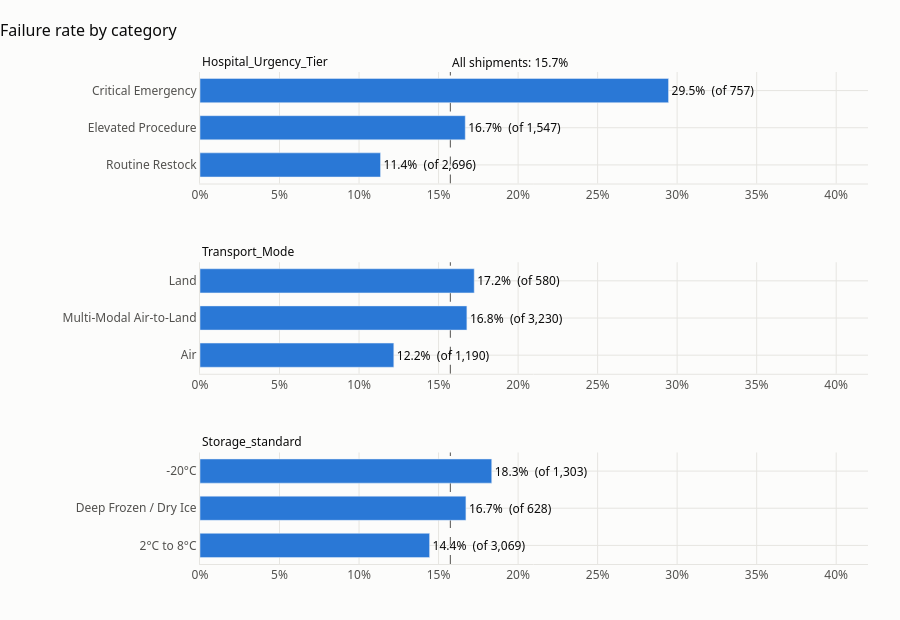

Notebook cell for this chart:
### Markdown cell above
### 6. Which kinds of shipment fail more?

### Code cell
overall = clean["Shipment_Failure"].mean()
category_cols = ["Hospital_Urgency_Tier", "Transport_Mode", "Storage_standard"]

fig = make_subplots(rows=3, cols=1, subplot_titles=category_cols, vertical_spacing=0.16)
for i, col in enumerate(category_cols, start=1):
    grouped = clean.groupby(col)["Shipment_Failure"].agg(["mean", "size"]).sort_values("mean")
    fig.add_trace(go.Bar(
        x=grouped["mean"], y=grouped.index, orientation="h", marker_color=BLUE,
        text=[f"{m:.1%}  (of {n:,})" for m, n in zip(grouped["mean"], grouped["size"])],
        textposition="outside", textfont=dict(color=INK), cliponaxis=False,
        hovertemplate="%{y}: %{x:.1%}<extra></extra>",
    ), row=i, col=1)
    fig.add_vline(x=overall, line=dict(color=MUTED, width=1, dash="dash"), layer="below", row=i, col=1)
fig.update_annotations(font=dict(size=12, color=INK), x=0, xanchor="left")
fig.add_annotation(xref="x", yref="paper", x=overall, y=1.04, text=f"All shipments: {overall:.1%}",
                   showarrow=False, font=dict(color=INK), xanchor="left")
fig.update_xaxes(tickformat=".0%", range=[0, 0.42])
style(fig, "Failure rate by category", height=620)
fig.update_layout(showlegend=False, bargap=0.35, margin=dict(l=200))
fig.show()

### Figure 1 — Plotly figure (JSON) as saved in the notebook; plotly's stock layout.template omitted (floating-point values rounded to 4 significant figures)
{"data": [{"cliponaxis": false, "hovertemplate": "%{y}: %{x:.1%}<extra></extra>", "marker": {"color": "#2a78d6"}, "orientation": "h", "text": ["11.4%  (of 2,696)", "16.7%  (of 1,547)", "29.5%  (of 757)"], "textfont": {"color": "#0b0b0b"}, "textposition": "outside", "type": "bar", "x": [0.1135, 0.1668, 0.2946], "xaxis": "x", "y": ["Routine Restock", "Elevated Procedure", "Critical Emergency"], "yaxis": "y"}, {"cliponaxis": false, "hovertemplate": "%{y}: %{x:.1%}<extra></extra>", "marker": {"color": "#2a78d6"}, "orientation": "h", "text": ["12.2%  (of 1,190)", "16.8%  (of 3,230)", "17.2%  (of 580)"], "textfont": {"color": "#0b0b0b"}, "textposition": "outside", "type": "bar", "x": [0.1218, 0.1678, 0.1724], "xaxis": "x2", "y": ["Air", "Multi-Modal Air-to-Land", "Land"], "yaxis": "y2"}, {"cliponaxis": false, "hovertemplate": "%{y}: %{x:.1%}<extra></extra>", "marker": {"color": "#2a78d6"}, "orientation": "h", "text": ["14.4%  (of 3,069)", "16.7%  (of 628)", "18.3%  (of 1,303)"], "textfont": {"color": "#0b0b0b"}, "textposition": "outside", "type": "bar", "x": [0.1443, 0.1672, 0.1834], "xaxis": "x3", "y": ["2°C to 8°C", "Deep Frozen / Dry Ice", "-20°C"], "yaxis": "y3"}], "layout": {"annotations": [{"font": {"color": "#0b0b0b", "size": 12}, "showarrow": false, "text": "Hospital_Urgency_Tier", "x": 0, "xanchor": "left", "xref": "paper", "y": 1, "yanchor": "bottom", "yref": "paper"}, {"font": {"color": "#0b0b0b", "size": 12}, "showarrow": false, "text": "Transport_Mode", "x": 0, "xanchor": "left", "xref": "paper", "y": 0.6133, "yanchor": "bottom", "yref": "paper"}, {"font": {"color": "#0b0b0b", "size": 12}, "showarrow": false, "text": "Storage_standard", "x": 0, "xanchor": "left", "xref": "paper", "y": 0.2267, "yanchor": "bottom", "yref": "paper"}, {"font": {"color": "#0b0b0b"}, "showarrow": false, "text": "All shipments: 15.7%", "x": 0.1574, "xanchor": "left", "xref": "x", "y": 1.04, "yref": "paper"}], "bargap": 0.35, "font": {"color": "#52514e", "family": "Segoe UI, Arial, sans-serif", "size": 12}, "height": 620, "hoverlabel": {"bgcolor": "white", "font": {"color": "#0b0b0b"}}, "margin": {"b": 56, "l": 200, "r": 32, "t": 72}, "paper_bgcolor": "#fcfcfb", "plot_bgcolor": "#fcfcfb", "shapes": [{"layer": "below", "line": {"color": "#52514e", "dash": "dash", "width": 1}, "type": "line", "x0": 0.1574, "x1": 0.1574, "xref": "x", "y0": 0, "y1": 1, "yref": "y domain"}, {"layer": "below", "line": {"color": "#52514e", "dash": "dash", "width": 1}, "type": "line", "x0": 0.1574, "x1": 0.1574, "xref": "x2", "y0": 0, "y1": 1, "yref": "y2 domain"}, {"layer": "below", "line": {"color": "#52514e", "dash": "dash", "width": 1}, "type": "line", "x0": 0.1574, "x1": 0.1574, "xref": "x3", "y0": 0, "y1": 1, "yref": "y3 domain"}], "showlegend": false, "title": {"font": {"color": "#0b0b0b", "size": 16}, "text": "Failure rate by category", "x": 0, "xanchor": "left"}, "xaxis": {"anchor": "y", "domain": [0, 1], "gridcolor": "#e6e5e1", "linecolor": "#e6e5e1", "range": [0, 0.42], "tickformat": ".0%", "zeroline": false}, "xaxis2": {"anchor": "y2", "domain": [0, 1], "gridcolor": "#e6e5e1", "linecolor": "#e6e5e1", "range": [0, 0.42], "tickformat": ".0%", "zeroline": false}, "xaxis3": {"anchor": "y3", "domain": [0, 1], "gridcolor": "#e6e5e1", "linecolor": "#e6e5e1", "range": [0, 0.42], "tickformat": ".0%", "zeroline": false}, "yaxis": {"anchor": "x", "domain": [0.7733, 1], "gridcolor": "#e6e5e1", "linecolor": "#e6e5e1", "zeroline": false}, "yaxis2": {"anchor": "x2", "domain": [0.3867, 0.6133], "gridcolor": "#e6e5e1", "linecolor": "#e6e5e1", "zeroline": false}, "yaxis3": {"anchor": "x3", "domain": [0, 0.2267], "gridcolor": "#e6e5e1", "linecolor": "#e6e5e1", "zeroline": false}}}
